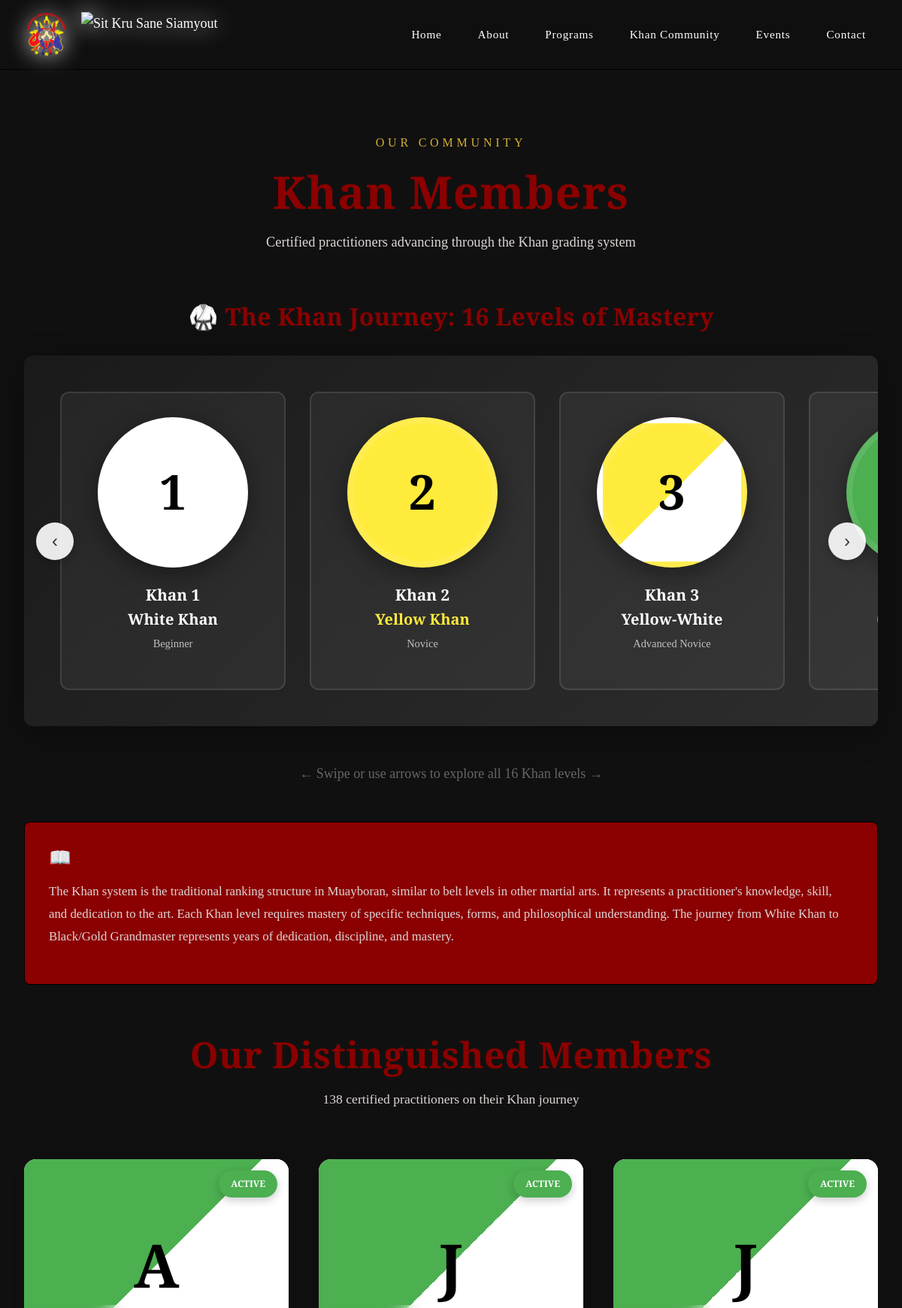
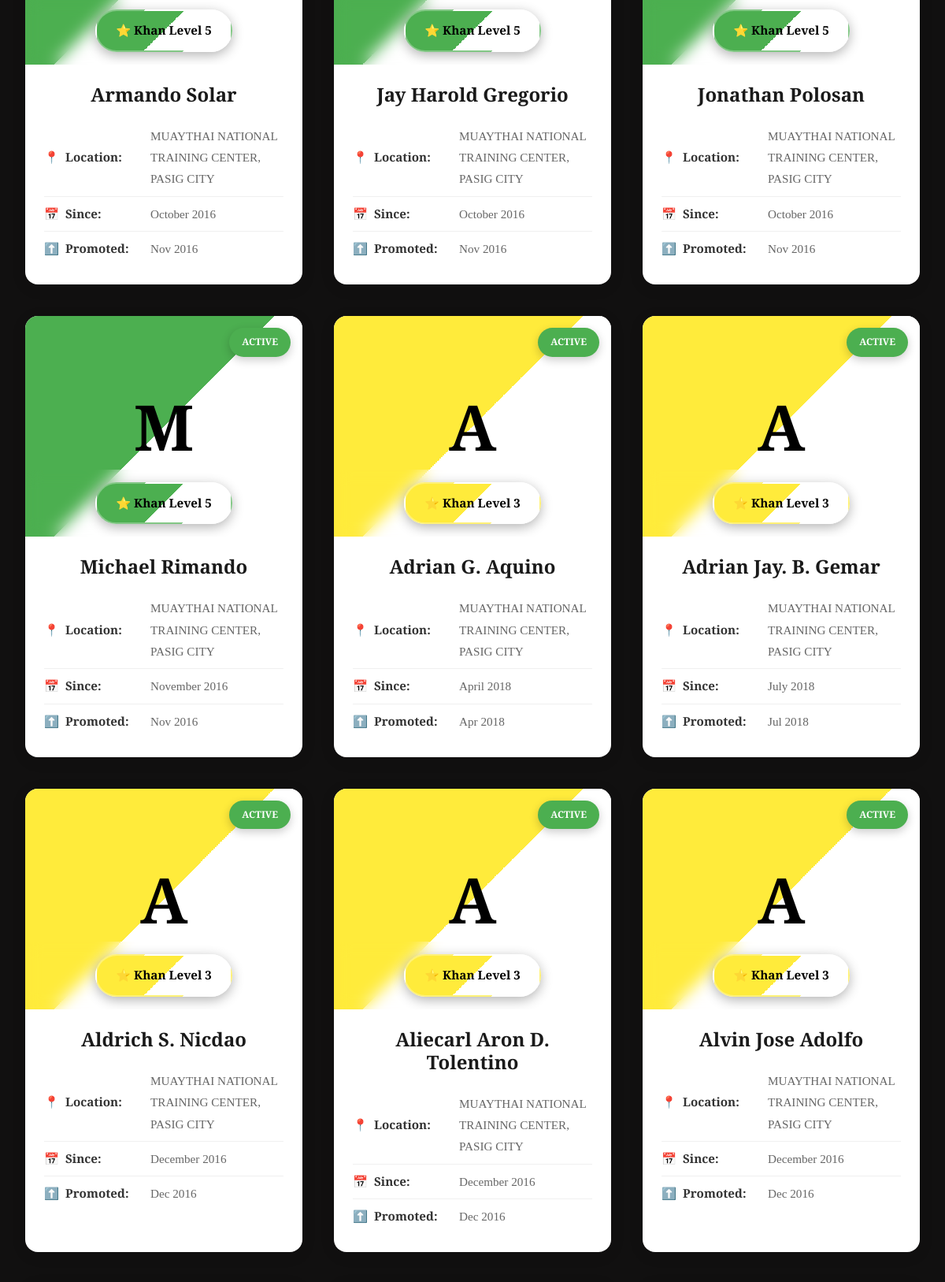
The page /pages/khan-members.php (upper part) on the database its author committed (2 pictures, top to bottom).
### tables this page shows
CREATE TABLE `khan_members` (
  `id` int(11) NOT NULL AUTO_INCREMENT,
  `user_id` int(11) DEFAULT NULL,
  `full_name` varchar(255) NOT NULL,
  `email` varchar(255) NOT NULL,
  `phone` varchar(50) DEFAULT NULL,
  `photo_path` varchar(500) DEFAULT NULL,
  `current_khan_level` int(11) DEFAULT 1,
  `khan_color` varchar(50) DEFAULT NULL,
  `date_joined` date NOT NULL,
  `date_promoted` date DEFAULT NULL,
  `instructor_id` int(11) DEFAULT NULL,
  `training_location` varchar(255) DEFAULT NULL,
  `status` enum('active','inactive','refresher') DEFAULT 'active',
  `notes` text DEFAULT NULL,
  `created_at` timestamp NOT NULL DEFAULT current_timestamp(),
  `updated_at` timestamp NOT NULL DEFAULT current_timestamp() ON UPDATE current_timestamp(),
  PRIMARY KEY (`id`),
  KEY `user_id` (`user_id`),
  KEY `instructor_id` (`instructor_id`),
  KEY `idx_khan_level` (`current_khan_level`),
  KEY `idx_status` (`status`),
  KEY `idx_email` (`email`),
  CONSTRAINT `khan_members_ibfk_1` FOREIGN KEY (`user_id`) REFERENCES `users` (`id`) ON DELETE SET NULL,
  CONSTRAINT `khan_members_ibfk_2` FOREIGN KEY (`instructor_id`) REFERENCES `instructors` (`id`) ON DELETE SET NULL
);

### pages/khan-members.php (the view, shortened to what this page needs)
<?php
$conn = getDbConnection();
$sql = "SELECT km.*, u.name as user_name, i.name as instructor_name, i.photo_path as instructor_photo
        FROM khan_members km
        LEFT JOIN users u ON km.user_id = u.id
        LEFT JOIN instructors i ON km.instructor_id = i.id
        ORDER BY
            CASE km.status
                WHEN 'active' THEN 1
                WHEN 'inactive' THEN 2
                WHEN 'graduated' THEN 3
            END,
            km.current_khan_level DESC,
            km.full_name ASC";
$result = $conn->query($sql);
$members = [];
if ($result && $result->num_rows > 0) {
    while ($row = $result->fetch_assoc()) {
        $members[] = $row;
    }
}
$khan_colors = [
    1 => ['color' => '#FFFFFF', 'text' => '#000', 'name' => 'White Khan', 'desc' => 'Beginner'],
    2 => ['color' => '#FFEB3B', 'text' => '#000', 'name' => 'Yellow Khan', 'desc' => 'Novice'],
    3 => ['color' => 'linear-gradient(135deg, #FFEB3B 50%, #FFFFFF 50%)', 'text' => '#000', 'name' => 'Yellow-White', 'desc' => 'Advanced Novice'],
    4 => ['color' => '#4CAF50', 'text' => '#FFF', 'name' => 'Green Khan', 'desc' => 'Intermediate'],
    5 => ['color' => 'linear-gradient(135deg, #4CAF50 50%, #FFFFFF 50%)', 'text' => '#000', 'name' => 'Green-White', 'desc' => 'Advanced Intermediate'],
    6 => ['color' => '#2196F3', 'text' => '#FFF', 'name' => 'Blue Khan', 'desc' => 'Skilled Practitioner'],
    7 => ['color' => 'linear-gradient(135deg, #2196F3 50%, #FFFFFF 50%)', 'text' => '#000', 'name' => 'Blue-White', 'desc' => 'Advanced Practitioner'],
    8 => ['color' => '#795548', 'text' => '#FFF', 'name' => 'Brown Khan', 'desc' => 'Senior Practitioner'],
    9 => ['color' => 'linear-gradient(135deg, #795548 50%, #FFFFFF 50%)', 'text' => '#000', 'name' => 'Brown-White', 'desc' => 'Advanced Senior'],
    10 => ['color' => '#D32F2F', 'text' => '#FFF', 'name' => 'Red Khan', 'desc' => 'Instructor Level'],
    11 => ['color' => 'linear-gradient(135deg, #D32F2F 50%, #FFFFFF 50%)', 'text' => '#000', 'name' => 'Red-White', 'desc' => 'Advanced Instructor'],
    12 => ['color' => 'linear-gradient(135deg, #D32F2F 50%, #FFEB3B 50%)', 'text' => '#000', 'name' => 'Red-Yellow', 'desc' => 'Master Level'],
    13 => ['color' => 'linear-gradient(135deg, #D32F2F 50%, #C0C0C0 50%)', 'text' => '#000', 'name' => 'Red-Silver', 'desc' => 'Senior Master'],
    14 => ['color' => 'linear-gradient(135deg, #C0C0C0, #E8E8E8, #C0C0C0)', 'text' => '#000', 'name' => 'Silver Khan', 'desc' => 'Grandmaster Level'],
    15 => ['color' => 'linear-gradient(135deg, #C0C0C0 50%, #FFD700 50%)', 'text' => '#000', 'name' => 'Silver-Gold', 'desc' => 'Advanced Grandmaster'],
    16 => ['color' => 'linear-gradient(135deg, #FFD700, #FFF9C4, #FFD700)', 'text' => '#000', 'name' => 'Gold Khan', 'desc' => 'Supreme Grandmaster']
];
include '../includes/header.php';
?>
<section class="section">
    <div class="container">
        <div class="section-header text-center">
            <p class="section-subtitle">Our Community</p>
            <h1 class="section-title">Khan Members</h1>
            <p class="section-description">
                Certified practitioners advancing through the Khan grading system
            </p>
        </div>
        <div style="max-width: 1400px; margin: 3rem auto;">
            <div style="margin-bottom: 3rem;">
                <h2 style="text-align: center; margin-bottom: 2rem; font-size: 2rem; color: var(--color-primary);">
                    🥋 The Khan Journey: 16 Levels of Mastery
                </h2>
                <div class="khan-slider-container">
                    <button class="slider-nav prev" onclick="slideKhan(-1)">‹</button>
                    <button class="slider-nav next" onclick="slideKhan(1)">›</button>
                    <div class="khan-slider" id="khanSlider">
                        <?php foreach ($khan_colors as $level => $info): ?>
                            <div class="khan-slide">
                                <div class="khan-belt-visual"
                                    style="background: <?php echo $info['color']; ?>; color: <?php echo $info['text']; ?>;">
                                    <?php echo $level; ?>
                                </div>
                                <h3 style="color: white; margin-bottom: 0.5rem; font-size: 1.3rem;">
                                    Khan <?php echo $level; ?>
                                </h3>
                                <h4 style="color: <?php echo $info['color']; ?>; margin-bottom: 0.5rem;">
                                    <?php echo $info['name']; ?>
                                </h4>
                                <p style="color: rgba(255,255,255,0.7); font-size: 0.9rem;">
                                    <?php echo $info['desc']; ?>
                                </p>
                            </div>
                        <?php endforeach; ?>
                    </div>
                </div>
                <div style="text-align: center; margin-top: 1.5rem; color: #666;">
                    <p>← Swipe or use arrows to explore all 16 Khan levels →</p>
                </div>
            </div>
            <div class="card" style="margin-bottom: 3rem; padding: 2rem;">
                <h3 style="color: var(--color-primary); margin-bottom: 1rem; font-size: 1.5rem;">📖 What is Khan?</h3>
                <p style="color: var(--color-text-light); line-height: 1.8; font-size: 1.05rem;">
                    The Khan system is the traditional ranking structure in Muayboran, similar to belt
                    levels in other martial arts. It represents a practitioner's knowledge, skill, and
                    dedication to the art. Each Khan level requires mastery of specific techniques, forms,
                    and philosophical understanding. The journey from White Khan to Black/Gold Grandmaster
                    represents years of dedication, discipline, and mastery.
                </p>
            </div>
            <div class="section-header" style="margin-top: 4rem; text-align: center;">
                <h2 class="section-title">Our Distinguished Members</h2>
                <p class="section-description" style="font-size: 1.1rem;">
                    <?php echo count($members); ?> certified practitioners on their Khan journey
                </p>
            </div>
            <?php if (empty($members)): ?>
                <div class="card text-center" style="padding: 4rem; margin-top: 2rem;">
                    <div style="font-size: 4rem; margin-bottom: 1rem;">🥋</div>
                    <p style="color: var(--color-text-light); font-size: 1.2rem;">
                        Our Khan members will be showcased here soon!
                    </p>
                    <p style="color: var(--color-text-light); margin-top: 1rem;">
                        Check back to see our growing community of practitioners.
                    </p>
                </div>
            <?php else: ?>
                <div
                    style="display: grid; grid-template-columns: repeat(auto-fill, minmax(320px, 1fr)); gap: 2.5rem; margin-top: 3rem;">
                    <?php foreach ($members as $member):
                        $khan_level = (int) $member['current_khan_level'];
                        $color_info = isset($khan_colors[$khan_level]) ? $khan_colors[$khan_level] : ['color' => '#999', 'text' => '#FFF', 'name' => 'Khan ' . $khan_level, 'desc' => ''];
                        $status_colors = [
                            'active' => '#4CAF50',
                            'inactive' => '#9E9E9E',
                            'graduated' => '#2196F3'
                        ];
                        $status_color = isset($status_colors[$member['status']]) ? $status_colors[$member['status']] : '#999';
                        $has_photo = !empty($member['photo_path']) && file_exists('../' . $member['photo_path']);
                        $photo_path = $has_photo ? '../' . $member['photo_path'] : '';
                        $initial = strtoupper(substr($member['full_name'], 0, 1));
                        ?>
                        <div class="member-card">
                            <div class="member-photo-container" style="background: <?php echo $color_info['color']; ?>;">
                                <div class="status-badge" style="background: <?php echo $status_color; ?>;">
                                    <?php echo htmlspecialchars($member['status']); ?>
                                </div>
                                <?php if ($has_photo): ?>
                                    <img src="<?php echo htmlspecialchars($photo_path); ?>"
                                        alt="<?php echo htmlspecialchars($member['full_name']); ?>" class="member-photo">
                                <?php else: ?>
                                    <div class="member-initial-circle" style="color: <?php echo $color_info['text']; ?>;">
                                        <?php echo $initial; ?>
                                    </div>
                                <?php endif; ?>
                                <div class="khan-level-overlay">
                                    <div class="khan-badge"
                                        style="background: <?php echo $color_info['color']; ?>; color: <?php echo $color_info['text']; ?>;">
                                        ⭐ Khan Level <?php echo $khan_level; ?>
                                    </div>
                                </div>
                            </div>
                            <div class="member-info">
                                <h3 class="member-name">
                                    <?php echo htmlspecialchars($member['full_name']); ?>
                                </h3>
                                <div class="member-details">
                                    <?php if (!empty($member['training_location'])): ?>
                                        <div class="member-details-item">
                                            <span>📍</span>
                                            <strong>Location:</strong>
                                            <span><?php echo htmlspecialchars($member['training_location']); ?></span>
                                        </div>
                                    <?php endif; ?>
                                    <?php if (!empty($member['date_joined'])): ?>
                                        <div class="member-details-item">
                                            <span>📅</span>
                                            <strong>Since:</strong>
                                            <span><?php echo date('F Y', strtotime($member['date_joined'])); ?></span>
                                        </div>
                                    <?php endif; ?>
                                    <?php if (!empty($member['date_promoted']) && $member['date_promoted'] != '0000-00-00'): ?>
                                        <div class="member-details-item">
                                            <span>⬆️</span>
                                            <strong>Promoted:</strong>
                                            <span><?php echo date('M Y', strtotime($member['date_promoted'])); ?></span>
                                        </div>
                                    <?php endif; ?>
                                </div>
                            </div>
                        </div>
                    <?php endforeach; ?>
                </div>
            <?php endif; ?>
        </div>
    </div>
</section>
<?php
include '../includes/footer.php';
?>

### assets/css/style.css (style rules this page uses)
:root { --color-primary: #8b0000; --color-primary-dark: #5c0000; --color-primary-light: #a52a2a; --color-secondary: #d4af37; --color-accent: #c9a961; --color-text: #ffffff; --color-text-light: #dfd5d5; --color-text-dark: #333333; --color-bg: #111010; --color-bg-light: #3b351d; --color-bg-card: #8b0000; --color-border: #000000; --color-border-light: rgba(255, 255, 255, 0.1); --font-display: "Cinzel", serif; --font-body: "Cormorant Garamond", serif; --spacing-xs: 0.5rem; --spacing-sm: 1rem; --spacing-md: 2rem; --spacing-lg: 4rem; --spacing-xl: 6rem; --container-width: 1200px; --header-height: 80px; --transition-base: 0.3s ease; --transition-slow: 0.6s ease; --shadow-sm: 0 2px 8px rgba(0, 0, 0, 0.1); --shadow-md: 0 4px 15px rgba(0, 0, 0, 0.15); --shadow-lg: 0 8px 30px rgba(0, 0, 0, 0.2); --shadow-text: 0 2px 4px rgba(0, 0, 0, 0.3); --shadow-text-strong: 0 4px 8px rgba(0, 0, 0, 0.6); }
* { margin: 0; padding: 0; box-sizing: border-box; }
html { scroll-behavior: smooth; }
body { font-family: var(--font-body); font-size: 18px; line-height: 1.7; color: var(--color-text); background-color: var(--color-bg); overflow-x: hidden; }
.container { max-width: var(--container-width); margin: 0 auto; padding: 0 var(--spacing-md); }
h1, h2, h3, h4, h5, h6 { font-family: var(--font-display); font-weight: 600; line-height: 1.2; margin-bottom: var(--spacing-sm); }
h1 { font-size: clamp(2.5rem, 5vw, 4rem); letter-spacing: 0.02em; }
h2 { font-size: clamp(2rem, 4vw, 3rem); letter-spacing: 0.01em; }
h3 { font-size: clamp(1.5rem, 3vw, 2rem); }
h4 { font-size: 1.25rem; }
p { margin-bottom: var(--spacing-sm); }
.section { padding: var(--spacing-xl) 0; }
.section-header { text-align: center; margin-bottom: var(--spacing-lg); }
.section-subtitle { font-family: var(--font-body); font-size: 1rem; color: var(--color-secondary); letter-spacing: 0.3em; text-transform: uppercase; margin-bottom: var(--spacing-sm); font-weight: 500; }
.section-title { color: var(--color-primary); }
.section-description { font-size: 1.15rem; color: var(--color-text-light); max-width: 700px; margin: 0 auto; }
.card { background: var(--color-bg-card); border: 1px solid var(--color-border); border-radius: 8px; padding: var(--spacing-md); transition: all var(--transition-base); color: var(--color-text); position: relative; overflow: hidden; }
.card::before { content: ''; position: absolute; top: 0; left: 0; right: 0; bottom: 0; background: transparent; transition: var(--transition-base); z-index: 0; }
.card > * { position: relative; z-index: 1; }
.text-center { text-align: center; }

### rows shown on the page
khan_members: status "ACTIVE", full_name "A", current_khan_level "5", full_name "Armando Solar", training_location "MUAYTHAI NATIONAL TRAINING CENTER, PASIG CITY", date_joined "October 2016", date_promoted "Nov 2016"
khan_members: status "ACTIVE", full_name "J", current_khan_level "5", full_name "Jay Harold Gregorio", training_location "MUAYTHAI NATIONAL TRAINING CENTER, PASIG CITY", date_joined "October 2016", date_promoted "Nov 2016"
khan_members: status "ACTIVE", full_name "J", current_khan_level "5", full_name "Jonathan Polosan", training_location "MUAYTHAI NATIONAL TRAINING CENTER, PASIG CITY", date_joined "October 2016", date_promoted "Nov 2016"
khan_members: status "ACTIVE", full_name "M", current_khan_level "5", full_name "Michael Rimando", training_location "MUAYTHAI NATIONAL TRAINING CENTER, PASIG CITY", date_joined "November 2016", date_promoted "Nov 2016"
khan_members: status "ACTIVE", full_name "A", current_khan_level "3", full_name "Adrian G. Aquino", training_location "MUAYTHAI NATIONAL TRAINING CENTER, PASIG CITY", date_joined "April 2018", date_promoted "Apr 2018"
khan_members: status "ACTIVE", full_name "A", current_khan_level "3", full_name "Adrian Jay. B. Gemar", training_location "MUAYTHAI NATIONAL TRAINING CENTER, PASIG CITY", date_joined "July 2018", date_promoted "Jul 2018"
khan_members: status "ACTIVE", full_name "A", current_khan_level "3", full_name "Aldrich S. Nicdao", training_location "MUAYTHAI NATIONAL TRAINING CENTER, PASIG CITY", date_joined "December 2016", date_promoted "Dec 2016"
khan_members: status "ACTIVE", full_name "A", current_khan_level "3", full_name "Aliecarl Aron D. Tolentino", training_location "MUAYTHAI NATIONAL TRAINING CENTER, PASIG CITY", date_joined "December 2016", date_promoted "Dec 2016"
khan_members: status "ACTIVE", full_name "A", current_khan_level "3", full_name "Alvin Jose Adolfo", training_location "MUAYTHAI NATIONAL TRAINING CENTER, PASIG CITY", date_joined "December 2016", date_promoted "Dec 2016"

### other values the page prints
$level "1"
$info['name'] "White Khan"
$info['desc'] "Beginner"
$level "2"
$info['name'] "Yellow Khan"
$info['desc'] "Novice"
$level "3"
$info['name'] "Yellow-White"
$info['desc'] "Advanced Novice"
count($members) "138"
